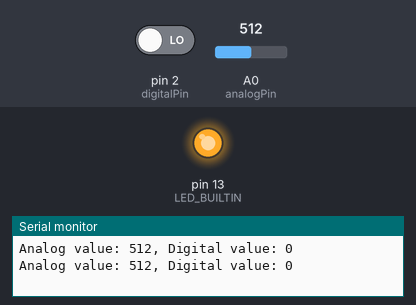
This sketch was run on a simulated Arduino Uno, built with avr-gcc and run on an emulated ATmega328P. Parts: output pins drawn as LEDs (lit = HIGH), the last lines printed to the serial monitor. The test bench sets the inputs (shaded band); at power-on: pin 2 (digitalPin) LOW, A0 (analogPin) = 512.

Above: at 1.8 s.
1.9 s: pin 2 (digitalPin) driven HIGH
At 2.6 s:
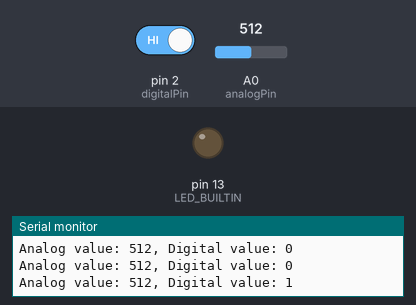
3.5 s: pin 2 (digitalPin) driven LOW
At 5.3 s:
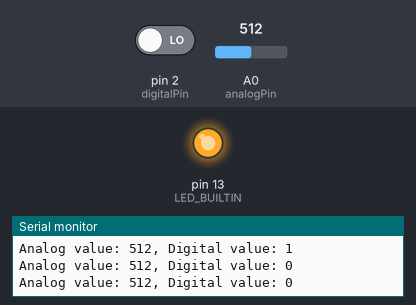
Timing chart, 0 to 6.8 s (numbered marks = the images above; inputs shaded):
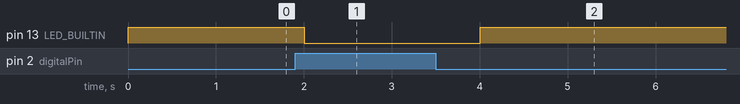

The sketch:

47.10-MQ2_demo.ino
```cpp
int analogPin = A0; // connected to the A0 pin of the MQ-2 module
int digitalPin = 2; // connected to the D0 pin of the MQ-2 module
int gasDetectedPin = LED_BUILTIN; //If a gas is detected, the build-in LED will turn on.

void setup() {
  Serial.begin(9600); // initializes serial communication
  pinMode(analogPin, INPUT);
  pinMode(digitalPin, INPUT);
  pinMode(LED_BUILTIN, OUTPUT);
}

void loop() {
  int analogValue = analogRead(analogPin);
  bool digitalValue = digitalRead(digitalPin);

  digitalWrite(LED_BUILTIN, !digitalValue);

  Serial.print("Analog value: ");
  Serial.print(analogValue);
  Serial.print(", Digital value: ");
  Serial.println(digitalValue);

  delay(1000); // delay for a second
}
```

Measured:
- after the input at 1.9 s, pin 13 (LED_BUILTIN): HIGH → LOW after 0.10 s
- after the input at 3.5 s, pin 13 (LED_BUILTIN): LOW → HIGH after 0.50 s
